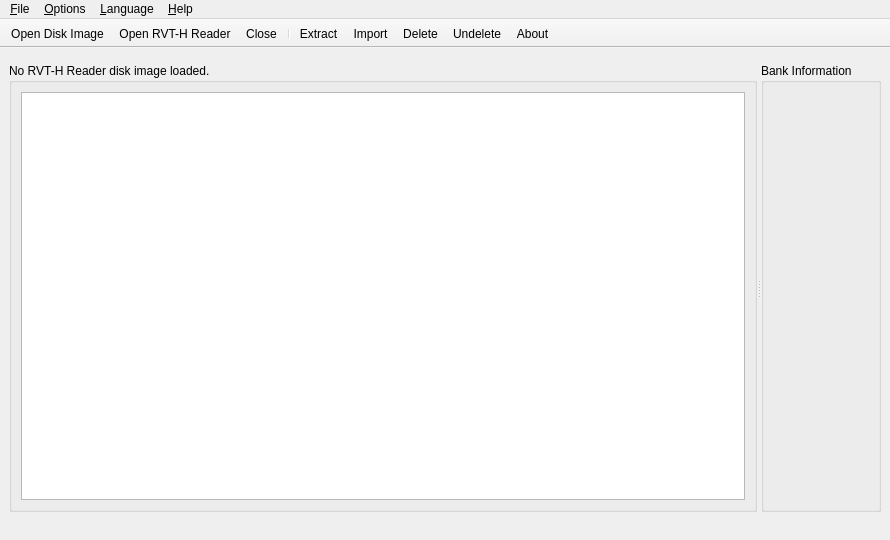
<?xml version="1.0" encoding="UTF-8"?>
<ui version="4.0">
 <class>QRvtHToolWindow</class>
 <widget class="QMainWindow" name="QRvtHToolWindow">
  <property name="geometry">
   <rect>
    <x>0</x>
    <y>0</y>
    <width>890</width>
    <height>540</height>
   </rect>
  </property>
  <property name="contextMenuPolicy">
   <enum>Qt::NoContextMenu</enum>
  </property>
  <property name="acceptDrops">
   <bool>true</bool>
  </property>
  <property name="unifiedTitleAndToolBarOnMac">
   <bool>true</bool>
  </property>
  <widget class="QWidget" name="centralwidget">
   <layout class="QVBoxLayout" name="vboxMain" stretch="0,1">
    <item>
     <widget class="MessageWidgetStack" name="msgWidget" native="true"/>
    </item>
    <item>
     <widget class="QSplitter" name="splitterMain">
      <property name="orientation">
       <enum>Qt::Horizontal</enum>
      </property>
      <property name="childrenCollapsible">
       <bool>false</bool>
      </property>
      <widget class="QGroupBox" name="grpBankList">
       <property name="title">
        <string notr="true">No RVT-H Reader disk image loaded.</string>
       </property>
       <layout class="QVBoxLayout" name="vboxBankList">
        <item>
         <widget class="QTreeViewOpt" name="lstBankList">
          <property name="alternatingRowColors">
           <bool>true</bool>
          </property>
          <property name="selectionMode">
           <enum>QAbstractItemView::SingleSelection</enum>
          </property>
          <property name="iconSize">
           <size>
            <width>32</width>
            <height>32</height>
           </size>
          </property>
          <property name="rootIsDecorated">
           <bool>false</bool>
          </property>
          <property name="allColumnsShowFocus">
           <bool>true</bool>
          </property>
          <attribute name="headerStretchLastSection">
           <bool>false</bool>
          </attribute>
         </widget>
        </item>
       </layout>
      </widget>
      <widget class="QSplitter" name="splitterInfo">
       <property name="orientation">
        <enum>Qt::Vertical</enum>
       </property>
       <property name="childrenCollapsible">
        <bool>false</bool>
       </property>
       <widget class="QGroupBox" name="grpBankInfo">
        <property name="title">
         <string>Bank Information</string>
        </property>
        <layout class="QVBoxLayout" name="vboxBankInfo">
         <item>
          <widget class="BankEntryView" name="bevBankEntryView" native="true"/>
         </item>
        </layout>
       </widget>
      </widget>
     </widget>
    </item>
   </layout>
  </widget>
  <widget class="QMenuBar" name="menuBar">
   <property name="geometry">
    <rect>
     <x>0</x>
     <y>0</y>
     <width>890</width>
     <height>30</height>
    </rect>
   </property>
   <widget class="QMenu" name="menuFile">
    <property name="title">
     <string>&amp;File</string>
    </property>
    <addaction name="actionOpenDiskImage"/>
    <addaction name="actionOpenDevice"/>
    <addaction name="actionClose"/>
    <addaction name="separator"/>
    <addaction name="actionExtract"/>
    <addaction name="actionImport"/>
    <addaction name="actionDelete"/>
    <addaction name="actionUndelete"/>
    <addaction name="separator"/>
    <addaction name="actionExit"/>
   </widget>
   <widget class="QMenu" name="menuHelp">
    <property name="title">
     <string>&amp;Help</string>
    </property>
    <addaction name="actionAbout"/>
   </widget>
   <widget class="LanguageMenu" name="menuLanguage">
    <property name="title">
     <string>&amp;Language</string>
    </property>
   </widget>
   <widget class="QMenu" name="menuOptions">
    <property name="title">
     <string>&amp;Options</string>
    </property>
    <addaction name="actionMaskDeviceSerialNumbers"/>
   </widget>
   <addaction name="menuFile"/>
   <addaction name="menuOptions"/>
   <addaction name="menuLanguage"/>
   <addaction name="menuHelp"/>
  </widget>
  <widget class="QStatusBar" name="statusBar">
   <property name="styleSheet">
    <string notr="true">QStatusBar::item { border: none }</string>
   </property>
   <property name="sizeGripEnabled">
    <bool>false</bool>
   </property>
  </widget>
  <widget class="QToolBar" name="toolBar">
   <property name="movable">
    <bool>false</bool>
   </property>
   <property name="floatable">
    <bool>false</bool>
   </property>
   <attribute name="toolBarArea">
    <enum>TopToolBarArea</enum>
   </attribute>
   <attribute name="toolBarBreak">
    <bool>false</bool>
   </attribute>
   <addaction name="actionOpenDiskImage"/>
   <addaction name="actionOpenDevice"/>
   <addaction name="actionClose"/>
   <addaction name="separator"/>
   <addaction name="actionExtract"/>
   <addaction name="actionImport"/>
   <addaction name="actionDelete"/>
   <addaction name="actionUndelete"/>
   <addaction name="actionAbout"/>
  </widget>
  <action name="actionOpenDiskImage">
   <property name="icon">
    <iconset theme="document-open"/>
   </property>
   <property name="text">
    <string>&amp;Open Disk Image...</string>
   </property>
   <property name="toolTip">
    <string>Open an RVT-H Reader disk image or standalone GCM disc image.</string>
   </property>
   <property name="shortcut">
    <string>Ctrl+O</string>
   </property>
  </action>
  <action name="actionExit">
   <property name="icon">
    <iconset theme="application-exit"/>
   </property>
   <property name="text">
    <string>E&amp;xit</string>
   </property>
   <property name="toolTip">
    <string>Exit the program</string>
   </property>
  </action>
  <action name="actionAbout">
   <property name="icon">
    <iconset theme="help-about"/>
   </property>
   <property name="text">
    <string>&amp;About</string>
   </property>
   <property name="toolTip">
    <string>About this program</string>
   </property>
  </action>
  <action name="actionClose">
   <property name="icon">
    <iconset theme="document-close"/>
   </property>
   <property name="text">
    <string>&amp;Close</string>
   </property>
   <property name="toolTip">
    <string>Close the RVT-H Reader disk image.</string>
   </property>
   <property name="shortcut">
    <string>Ctrl+W</string>
   </property>
  </action>
  <action name="actionOpenDevice">
   <property name="icon">
    <iconset theme="drive-harddisk"/>
   </property>
   <property name="text">
    <string>Open RVT-&amp;H Reader...</string>
   </property>
   <property name="toolTip">
    <string>Open a connected RVT-H Reader device.</string>
   </property>
   <property name="shortcut">
    <string>Ctrl+H</string>
   </property>
  </action>
  <action name="actionExtract">
   <property name="icon">
    <iconset theme="document-export"/>
   </property>
   <property name="text">
    <string>E&amp;xtract...</string>
   </property>
   <property name="toolTip">
    <string>Extract the selected disc image.</string>
   </property>
  </action>
  <action name="actionImport">
   <property name="icon">
    <iconset theme="document-import"/>
   </property>
   <property name="text">
    <string>&amp;Import...</string>
   </property>
   <property name="toolTip">
    <string>Import a disc image into the selected empty bank.</string>
   </property>
  </action>
  <action name="actionDelete">
   <property name="icon">
    <iconset theme="edit-delete"/>
   </property>
   <property name="text">
    <string>&amp;Delete</string>
   </property>
   <property name="toolTip">
    <string>Delete the selected bank.</string>
   </property>
  </action>
  <action name="actionUndelete">
   <property name="icon">
    <iconset theme="edit-undo"/>
   </property>
   <property name="text">
    <string>&amp;Undelete</string>
   </property>
   <property name="toolTip">
    <string>Undelete the selected bank.</string>
   </property>
  </action>
  <action name="actionMaskDeviceSerialNumbers">
   <property name="checkable">
    <bool>true</bool>
   </property>
   <property name="text">
    <string>Mask Device &amp;Serial Numbers</string>
   </property>
   <property name="toolTip">
    <string>If enabled, the last five digits of RVT-H Reader serial numbers will be hidden. Useful for screenshots.</string>
   </property>
   <property name="statusTip">
    <string>If enabled, the last five digits of RVT-H Reader serial numbers will be hidden. Useful for screenshots.</string>
   </property>
  </action>
 </widget>
 <customwidgets>
  <customwidget>
   <class>BankEntryView</class>
   <extends>QWidget</extends>
   <header>widgets/BankEntryView.hpp</header>
   <container>1</container>
  </customwidget>
  <customwidget>
   <class>QTreeViewOpt</class>
   <extends>QTreeView</extends>
   <header>widgets/QTreeViewOpt.hpp</header>
  </customwidget>
  <customwidget>
   <class>LanguageMenu</class>
   <extends>QMenu</extends>
   <header>widgets/LanguageMenu.hpp</header>
   <slots>
    <signal>languageChanged(QString)</signal>
   </slots>
  </customwidget>
  <customwidget>
   <class>MessageWidgetStack</class>
   <extends>QWidget</extends>
   <header>widgets/MessageWidgetStack.hpp</header>
   <container>1</container>
  </customwidget>
 </customwidgets>
 <resources/>
 <connections/>
</ui>
